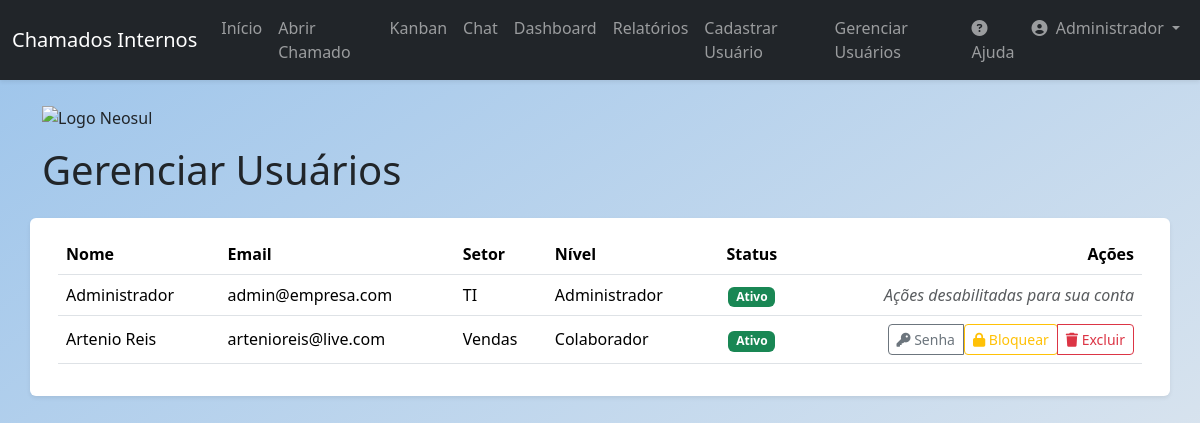
Page /users (signed in) on the earlier database version.
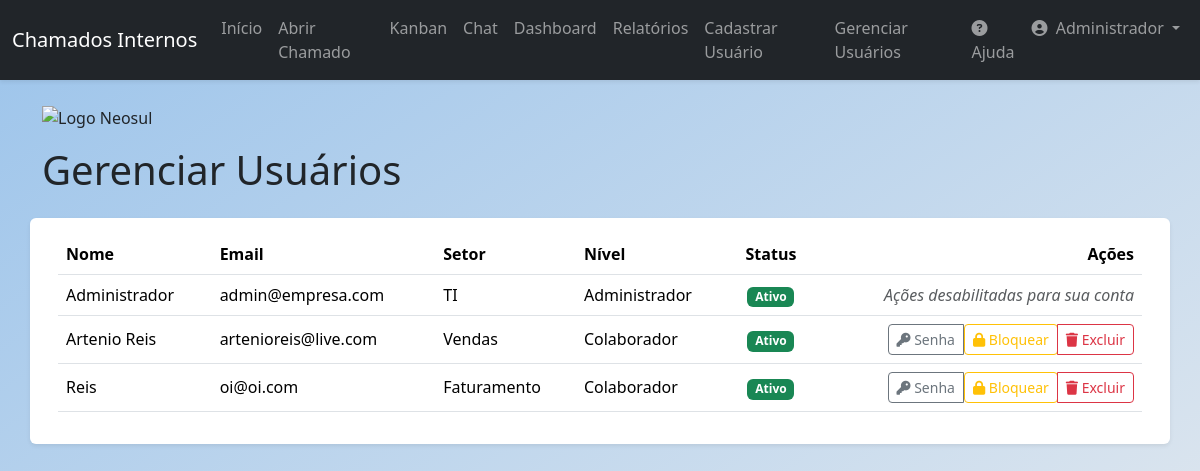
Same page on the later database version.
### app/models.py (models this page shows, shortened)
class User(db.Model, UserMixin):
    id = db.Column(db.Integer, primary_key=True)
    name = db.Column(db.String(100), nullable=False)
    email = db.Column(db.String(120), unique=True, nullable=False)
    sector = db.Column(db.String(50), nullable=False)
    password = db.Column(db.String(128), nullable=False)
    access_level = db.Column(db.String(20), nullable=False, default='colaborador')
    is_active = db.Column(db.Boolean, nullable=False, default=True)
    created_at = db.Column(db.DateTime, default=datetime.utcnow)
    tickets_created = db.relationship('Ticket', backref='author', lazy=True, foreign_keys='Ticket.user_id')
    tickets_assigned = db.relationship('Ticket', backref='assignee_user', lazy=True, foreign_keys='Ticket.assigned_to')
    comments = db.relationship('Comment', backref='comment_author', lazy=True)

### app/routes.py (the view, shortened to what this page needs)
@main.route('/users', methods=['GET', 'POST'])
@login_required
def user_management():
    if not is_admin(): abort(403)
    form = ChangePasswordForm()
    users = User.query.order_by(User.name).all()
    return render_template('user_management.html', title='Gerenciar Usuários', users=users, form=form)

### app/__init__.py (called while the page is built)
@login_manager.user_loader
def load_user(user_id):
    from app.models import User
    return User.query.get(int(user_id))

### app/routes.py (called while the page is built)
def is_admin():
    return current_user.is_authenticated and current_user.access_level == 'administrador'

### app/templates/user_management.html (shortened to what this page needs)
{% extends "base.html" %}
{% block content %}
 <div class="row mt-4">
    <div class="col-12 mb-3">
        <img src="https://neosul.com.br/clientes/1/img/logo.png" alt="Logo Neosul" style="max-width: 250px; height: auto;">
    </div>
    <h1 class="mb-4">Gerenciar Usuários</h1>
    <div class="card shadow-sm">
        <div class="card-body">
            <div class="table-responsive">
                <table class="table table-hover align-middle">
                    <thead>
                        <tr>
                            <th>Nome</th>
                            <th>Email</th>
                            <th>Setor</th>
                            <th>Nível</th>
                            <th class="text-center">Status</th>
                            <th class="text-end">Ações</th>
                        </tr>
                    </thead>
                    <tbody>
                        {% for user in users %}
                        <tr>
                            <td>{{ user.name }}</td>
                            <td>{{ user.email }}</td>
                            <td>{{ user.sector }}</td>
                            <td>{{ user.access_level.capitalize() }}</td>
                            <td class="text-center">
                                {% if user.is_active %}
                                    <span class="badge bg-success">Ativo</span>
                                {% else %}
                                    <span class="badge bg-danger">Bloqueado</span>
                                {% endif %}
                            </td>
                            <td class="text-end">
                                {% if user.id != current_user.id %}
                                <div class="btn-group">
                                    <button type="button" class="btn btn-sm btn-outline-secondary" data-bs-toggle="modal" data-bs-target="#changePasswordModal" data-user-id="{{ user.id }}" data-user-name="{{ user.name }}">
                                        <i class="fas fa-key"></i> Senha
                                    </button>
                                    <form action="{{ url_for('main.toggle_user_status', user_id=user.id) }}" method="POST" class="d-inline">
                                        {% if user.is_active %}
                                            <button type="submit" class="btn btn-sm btn-outline-warning">
                                                <i class="fas fa-lock"></i> Bloquear
                                            </button>
                                        {% else %}
                                            <button type="submit" class="btn btn-sm btn-outline-success">
                                                <i class="fas fa-unlock"></i> Ativar
                                            </button>
                                        {% endif %}
                                    </form>
                                    <button type="button" class="btn btn-sm btn-outline-danger" data-bs-toggle="modal" data-bs-target="#deleteUserModal" data-user-id="{{ user.id }}" data-user-name="{{ user.name }}">
                                        <i class="fas fa-trash"></i> Excluir
                                    </button>
                                </div>
                                {% else %}
                                    <span class="text-muted fst-italic">Ações desabilitadas para sua conta</span>
                                {% endif %}
                            </td>
                        </tr>
                        {% endfor %}
                    </tbody>
                </table>
            </div>
        </div>
    </div>
{% endblock content %}

### app/templates/base.html (shortened to what this page needs)
<!DOCTYPE html>
<html lang="pt-br">
<head>
    <link href="https://cdn.jsdelivr.net/npm/bootstrap@5.3.3/dist/css/bootstrap.min.css" rel="stylesheet">
    <link rel="stylesheet" href="https://cdnjs.cloudflare.com/ajax/libs/font-awesome/6.5.2/css/all.min.css" />
    <link rel="stylesheet" href="{{ url_for('static', filename='css/style.css') }}">
</head>
<body class="bg-light">
    {% include 'components/navbar.html' %}
    <main role="main" class="container mt-4">
        {% block content %}{% endblock %}
    </main>
</body>
</html>

### app/templates/components/navbar.html (shortened to what this page needs)
<nav class="navbar navbar-expand-lg navbar-dark bg-dark shadow-sm">
    <div class="container-fluid">
        <a class="navbar-brand" href="{{ url_for('main.home') }}">Chamados Internos</a>
        <div class="collapse navbar-collapse" id="navbarNav">
            <ul class="navbar-nav me-auto mb-2 mb-lg-0">
                {% if current_user.is_authenticated %}
                    <li class="nav-item">
                        <a class="nav-link" href="{{ url_for('main.home') }}">Início</a>
                    </li>
                    <li class="nav-item">
                        <a class="nav-link" href="{{ url_for('main.create_ticket') }}">Abrir Chamado</a>
                    </li>
                    <li class="nav-item">
                        <a class="nav-link" href="{{ url_for('main.tickets_kanban') }}">Kanban</a>
                    </li>
                    <li class="nav-item">
                    <a class="nav-link" href="{{ url_for('main.chat_users') }}">Chat</a>
                    </li>
                    {% if current_user.access_level in ['tecnico', 'administrador'] %}
                        <li class="nav-item">
                            <a class="nav-link" href="{{ url_for('main.dashboard') }}">Dashboard</a>
                        </li>
                        <li class="nav-item">
                            <a class="nav-link" href="{{ url_for('main.reports') }}">Relatórios</a>
                        </li>
                    {% endif %}
                    {% if current_user.access_level == 'administrador' %}
                        <li class="nav-item">
                            <a class="nav-link" href="{{ url_for('main.register') }}">Cadastrar Usuário</a>
                        </li>
                        <li class="nav-item">
                            <a class="nav-link" href="{{ url_for('main.user_management') }}">Gerenciar Usuários</a>
                        </li>
                    {% endif %}
                {% endif %}
            </ul>
            <ul class="navbar-nav ms-auto mb-2 mb-lg-0">
                {% if current_user.is_authenticated %}
                    <li class="nav-item">
                        <a class="nav-link" href="{{ url_for('main.help') }}"><i class="fas fa-question-circle me-1"></i>Ajuda</a>
                    </li>
                    <li class="nav-item dropdown">
                        <a class="nav-link dropdown-toggle" href="#" id="navbarDropdown" role="button" data-bs-toggle="dropdown" aria-expanded="false">
                            <i class="fas fa-user-circle me-1"></i> {{ current_user.name }}
                        </a>
                    </li>
                {% else %}
                    <li class="nav-item">
                        <a class="nav-link" href="{{ url_for('main.login') }}">Login</a>
                    </li>
                {% endif %}
            </ul>
        </div>
    </div>
</nav>

### app/static/css/style.css (style rules this page uses)
body { background: linear-gradient(to bottom right, #9cc4eb, #e9ecef); background-attachment: fixed; }
.card { border: none; box-shadow: 0 4px 8px rgba(0,0,0,0.05); }

Differences in the rows shown:
added User: name "Reis", email "oi@oi.com", sector "Faturamento", access_level "Colaborador", is_active "Ativo"
